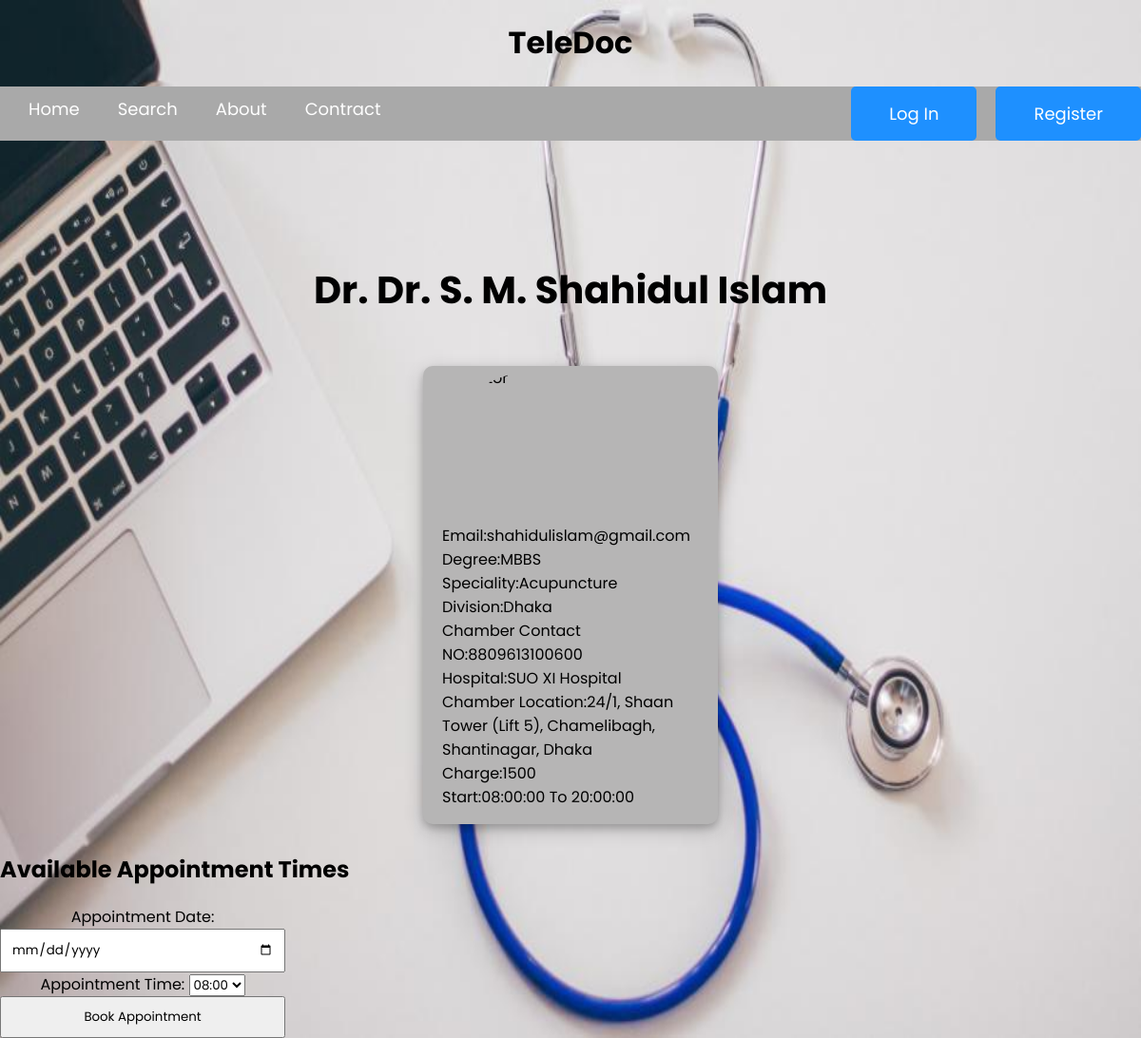
Page /appointment.php?IndexNumber=1 on the committed database.
### tables this page shows
CREATE TABLE `doctor` (
  `IndexNumber` int(11) NOT NULL,
  `Name` varchar(255) DEFAULT NULL,
  `Email` varchar(255) DEFAULT NULL,
  `Password` varchar(255) DEFAULT NULL,
  `Degree` varchar(50) DEFAULT NULL,
  `Speciality` varchar(100) DEFAULT NULL,
  `Division` varchar(50) DEFAULT NULL,
  `ChamberNumber` varchar(20) DEFAULT NULL,
  `Hospital` varchar(255) DEFAULT NULL,
  `ChamberLocation` varchar(255) DEFAULT NULL,
  `TimeStart` time DEFAULT NULL,
  `TimeEnd` time DEFAULT NULL,
  `VisitCharge` int(11) DEFAULT NULL
);

### appointment.php (the view, shortened to what this page needs)
<?php
$doctorId = $_GET['IndexNumber'];
try {
    $conn = Teledoc::connect();
    $query = "SELECT * FROM doctor WHERE IndexNumber = :doctorId";
    $stmt = $conn->prepare($query);
    $stmt->bindParam(':doctorId', $doctorId);
    $stmt->execute();
    $doctor = $stmt->fetch(PDO::FETCH_ASSOC);
} catch(PDOException $e) {
    echo 'Error: ' . $e->getMessage();
}
?>
<!DOCTYPE html>
<html lang="en">
<head>
    <link rel="stylesheet" href="design.css">
</head>
<body>
    <div id="background-slideshow">
    </div>
    <h1>TeleDoc</h1>
    <nav>
        <ul>
            <li><a href="index.php">Home</a></li>
            <li><a href="search.php">Search</a></li>
            <li><a href="#">About</a></li>
            <li><a href="#">Contract</a></li>
            <?php if(isset($_SESSION['username'])): ?>
                <li><a href="logout.php" class="large-button">Logout (<?php echo $_SESSION['username']; ?>)</a></li>
            <?php else: ?>
                <li><a href="register.php" class="large-button">Register</a></li>
                <li><a href="login.php" class="large-button">Log In</a></li>
            <?php endif; ?>
        </ul>
    </nav>
    <div class="container">
        <h1>Dr. <?php echo $doctor['Name']; ?></h1>
        <div class="wrapper">
            <div class="card">
                <div class="profile-img">
                    <img src="https://static.vecteezy.com/system/resources/thumbnails/024/959/162/small_2x/hand-drawn-vintage-doctor-logo-in-flat-style-png.png" alt="Doctor">
                </div>
                <div class="content">
                    <ul type="None">
                        <li>Email:<?php echo $doctor['Email']; ?></li>
                        <li>Degree:<?php echo $doctor['Degree']; ?></li>
                        <li>Speciality:<?php echo $doctor['Speciality']; ?></li>
                        <li>Division:<?php echo $doctor['Division']; ?></li>
                        <li>Chamber Contact NO:<?php echo $doctor['ChamberNumber']; ?></li>
                        <li>Hospital:<?php echo $doctor['Hospital']; ?></li>
                        <li>Chamber Location:<?php echo $doctor['ChamberLocation']; ?></li>
                        <li>Charge:<?php echo $doctor['VisitCharge']; ?></li>
                        <li>Start:<?php echo $doctor['TimeStart'] . ' To ' . $doctor['TimeEnd']; ?></li>
                    </ul>
                </div>
            </div>
        </div>
    </div>
    <h2>Available Appointment Times</h2>
    <form action="appointment.php" method="post">
        <label>Appointment Date:</label>
        <input type="date" name="appointmentDate">
        <label>Appointment Time:</label>
        <select name="appointmentTime">
            <?php
            try {
                $query = "SELECT TimeStart, TimeEnd FROM doctor WHERE IndexNumber = :doctorId";
                $stmt = $conn->prepare($query);
                $stmt->bindParam(':doctorId', $doctorId);
                $stmt->execute();
                $row = $stmt->fetch(PDO::FETCH_ASSOC);
                $startTime = strtotime($row['TimeStart']);
                $endTime = strtotime($row['TimeEnd']);
                while ($startTime < $endTime) {
                    echo '<option>' . date('H:i', $startTime) . '</option>';
                    $startTime += 600;
                }
            } catch(PDOException $e) {
                echo 'Error: ' . $e->getMessage();
            }
            ?>
        </select>
        <input type="submit" value="Book Appointment">
    </form>
</body>
</html>

### design.css (style rules this page uses)
* { box-sizing: border-box; font-family: 'Poppins',sans-serif; }
head,body { margin: 0; padding: 0; height: 100%; }
#background-slideshow { position: fixed; top: 0; left: 0; width: 100%; height: 100%; z-index: -1; overflow: hidden; }
h1 { text-align: center; }
nav ul { list-style-type: none; background-color: darkgrey; padding: 0; margin: 0; overflow: hidden; }
nav a { color: white; text-decoration: none; padding: 10px; display: block; text-align: right; font-size: 18px; margin-left: 20px; float: left; }
.large-button { text-align: right; padding: 20px; color: ghostwhite; font-size: 25px; float: right; }
.container { display: flex; flex-direction: column; align-items: center; height: 100%; margin: 20px auto; margin-top: 100px; }
form { width: 300px; text-align: center; }
form input { width: 100%; padding: 10px; box-sizing: border-box; }
.large-button { padding: 15px 40px; font-size: 18px; border: none; background-color: dodgerblue; color: white; cursor: pointer; border-radius: 5px; transition: background-color 0.3s ease; }
.container h1 { text-align: center; margin-bottom: 40px; font-size: 2.5rem; }
.card { background-color: rgb(182, 181, 181); padding: 70px,50px,50px,50px; width: 50%; max-width: 600px; margin: 10px; border-radius: 10px; box-shadow: 0 4px 8px 0 rgba(0, 0, 0, 0.2), 0 6px 20px 0 rgba(0, 0, 0, 0.19); }
.profile-img { margin-left: 20px; margin-right:20px; height: 150px; border-radius: 50%; overflow: hidden; }
.profile-img img { width: 100%; height: 100%; }
.wrapper { display: flex; justify-content: center; align-items: center; }
.content { margin-left:-20px; }

### rows in the picture
doctor: Name "Dr. S. M. Shahidul Islam", Email "shahidulislam@gmail.com", Degree "MBBS", Speciality "Acupuncture", Division "Dhaka", ChamberNumber "8809613100600", Hospital "SUO XI Hospital", ChamberLocation "24/1, Shaan Tower (Lift 5), Chamelibagh, Shantinagar, Dhaka", VisitCharge "1500", TimeStart "08:00:00", TimeEnd "20:00:00"

### other values in the picture
form field appointmentTime "08:00"
